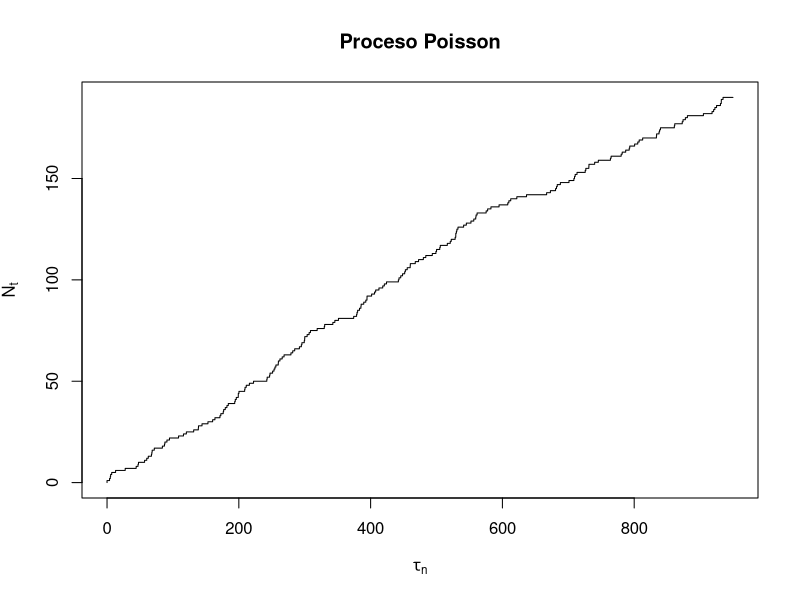

Write the R code that produced this figure.
n <- 190
lambda = 5
TA <- rexp(n,rate=1/lambda)
tau <- cumsum(TA) #tiempos en donde ocurren los eventos 
Nt <- 1:length(tau) 
plot(c(0,tau), c(0,Nt), type="S",main="Proceso Poisson", 
     xlab = expression(tau[n]), ylab=expression(N[t])) 
